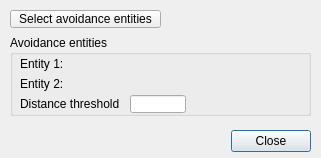
<?xml version="1.0" encoding="UTF-8"?>
<ui version="4.0">
 <class>CQDlgIkAvoidance</class>
 <widget class="QDialog" name="CQDlgIkAvoidance">
  <property name="geometry">
   <rect>
    <x>0</x>
    <y>0</y>
    <width>321</width>
    <height>158</height>
   </rect>
  </property>
  <property name="windowTitle">
   <string>IK Obstacle Avoidance</string>
  </property>
  <property name="locale">
   <locale language="English" country="UnitedStates"/>
  </property>
  <widget class="QGroupBox" name="groupBox">
   <property name="geometry">
    <rect>
     <x>10</x>
     <y>35</y>
     <width>301</width>
     <height>81</height>
    </rect>
   </property>
   <property name="title">
    <string>Avoidance entities</string>
   </property>
   <property name="flat">
    <bool>true</bool>
   </property>
   <widget class="QLabel" name="label_2">
    <property name="geometry">
     <rect>
      <x>10</x>
      <y>20</y>
      <width>51</width>
      <height>18</height>
     </rect>
    </property>
    <property name="text">
     <string>Entity 1:</string>
    </property>
   </widget>
   <widget class="QLabel" name="label_3">
    <property name="geometry">
     <rect>
      <x>10</x>
      <y>40</y>
      <width>51</width>
      <height>18</height>
     </rect>
    </property>
    <property name="text">
     <string>Entity 2:</string>
    </property>
   </widget>
   <widget class="QLabel" name="qqEntity1">
    <property name="geometry">
     <rect>
      <x>60</x>
      <y>20</y>
      <width>231</width>
      <height>18</height>
     </rect>
    </property>
    <property name="font">
     <font>
      <pointsize>8</pointsize>
      <weight>50</weight>
      <bold>false</bold>
     </font>
    </property>
    <property name="text">
     <string/>
    </property>
   </widget>
   <widget class="QLabel" name="qqEntity2">
    <property name="geometry">
     <rect>
      <x>60</x>
      <y>40</y>
      <width>231</width>
      <height>18</height>
     </rect>
    </property>
    <property name="font">
     <font>
      <pointsize>8</pointsize>
      <weight>50</weight>
      <bold>false</bold>
     </font>
    </property>
    <property name="text">
     <string/>
    </property>
   </widget>
   <widget class="QLineEdit" name="qqDistance">
    <property name="geometry">
     <rect>
      <x>120</x>
      <y>60</y>
      <width>56</width>
      <height>18</height>
     </rect>
    </property>
   </widget>
   <widget class="QLabel" name="label">
    <property name="geometry">
     <rect>
      <x>10</x>
      <y>60</y>
      <width>111</width>
      <height>18</height>
     </rect>
    </property>
    <property name="text">
     <string>Distance threshold</string>
    </property>
   </widget>
  </widget>
  <widget class="QToolButton" name="qqSelectEntities">
   <property name="geometry">
    <rect>
     <x>10</x>
     <y>10</y>
     <width>151</width>
     <height>18</height>
    </rect>
   </property>
   <property name="focusPolicy">
    <enum>Qt::StrongFocus</enum>
   </property>
   <property name="text">
    <string>Select avoidance entities</string>
   </property>
  </widget>
  <widget class="QDialogButtonBox" name="qqClose">
   <property name="geometry">
    <rect>
     <x>10</x>
     <y>125</y>
     <width>301</width>
     <height>32</height>
    </rect>
   </property>
   <property name="standardButtons">
    <set>QDialogButtonBox::Close</set>
   </property>
  </widget>
 </widget>
 <tabstops>
  <tabstop>qqSelectEntities</tabstop>
  <tabstop>qqDistance</tabstop>
  <tabstop>qqClose</tabstop>
 </tabstops>
 <resources/>
 <connections/>
</ui>
